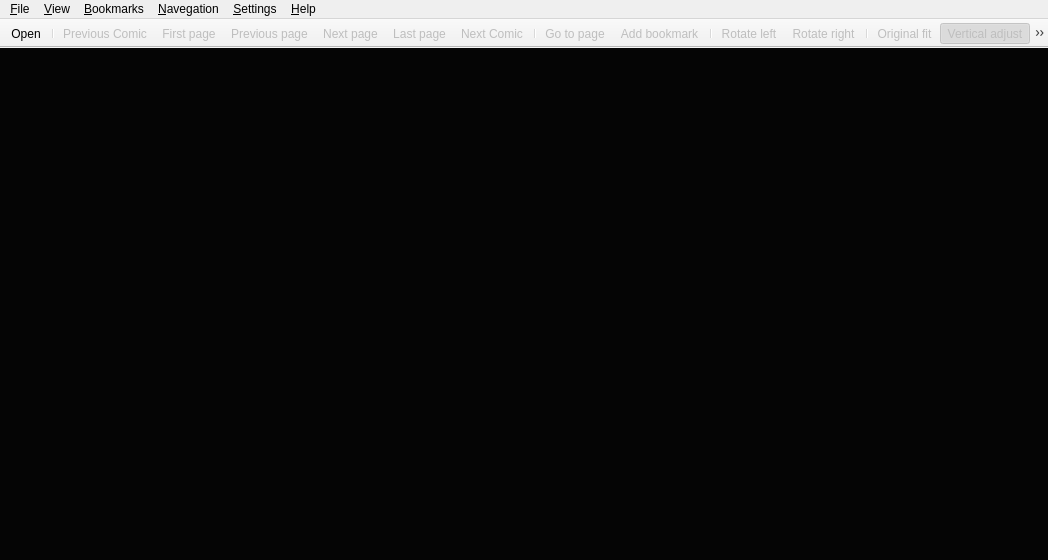
<?xml version="1.0" encoding="UTF-8"?>
<ui version="4.0">
 <author>Michell Stuttgart Faria</author>
 <class>MainWindow</class>
 <widget class="QMainWindow" name="MainWindow">
  <property name="geometry">
   <rect>
    <x>0</x>
    <y>0</y>
    <width>1048</width>
    <height>560</height>
   </rect>
  </property>
  <property name="sizePolicy">
   <sizepolicy hsizetype="Expanding" vsizetype="Expanding">
    <horstretch>0</horstretch>
    <verstretch>0</verstretch>
   </sizepolicy>
  </property>
  <property name="baseSize">
   <size>
    <width>0</width>
    <height>3</height>
   </size>
  </property>
  <property name="windowTitle">
   <string>Pynocchio Comic Reader</string>
  </property>
  <property name="windowIcon">
   <iconset resource="../resource/main_window.qrc">
    <normaloff>:/icons/pynocchio_icon_2.png</normaloff>:/icons/pynocchio_icon_2.png</iconset>
  </property>
  <property name="accessibleName">
   <string>Pyellow</string>
  </property>
  <property name="iconSize">
   <size>
    <width>22</width>
    <height>22</height>
   </size>
  </property>
  <property name="toolButtonStyle">
   <enum>Qt::ToolButtonIconOnly</enum>
  </property>
  <property name="documentMode">
   <bool>false</bool>
  </property>
  <property name="tabShape">
   <enum>QTabWidget::Rounded</enum>
  </property>
  <property name="dockNestingEnabled">
   <bool>false</bool>
  </property>
  <property name="unifiedTitleAndToolBarOnMac">
   <bool>true</bool>
  </property>
  <widget class="QWidget" name="centralwidget">
   <property name="sizePolicy">
    <sizepolicy hsizetype="Preferred" vsizetype="Preferred">
     <horstretch>0</horstretch>
     <verstretch>0</verstretch>
    </sizepolicy>
   </property>
   <property name="autoFillBackground">
    <bool>false</bool>
   </property>
   <layout class="QHBoxLayout" name="horizontalLayout">
    <property name="margin">
     <number>0</number>
    </property>
    <item>
     <layout class="QVBoxLayout" name="verticalLayout_2">
      <item>
       <widget class="Viewer" name="viewer">
        <property name="sizePolicy">
         <sizepolicy hsizetype="Expanding" vsizetype="Expanding">
          <horstretch>0</horstretch>
          <verstretch>0</verstretch>
         </sizepolicy>
        </property>
        <property name="focusPolicy">
         <enum>Qt::NoFocus</enum>
        </property>
        <property name="layoutDirection">
         <enum>Qt::LeftToRight</enum>
        </property>
        <property name="autoFillBackground">
         <bool>true</bool>
        </property>
        <property name="styleSheet">
         <string notr="true">background-color: rgb(5, 5, 5);</string>
        </property>
        <property name="frameShape">
         <enum>QFrame::HLine</enum>
        </property>
        <property name="frameShadow">
         <enum>QFrame::Plain</enum>
        </property>
        <property name="lineWidth">
         <number>0</number>
        </property>
        <property name="verticalScrollBarPolicy">
         <enum>Qt::ScrollBarAlwaysOff</enum>
        </property>
        <property name="horizontalScrollBarPolicy">
         <enum>Qt::ScrollBarAlwaysOff</enum>
        </property>
        <property name="widgetResizable">
         <bool>true</bool>
        </property>
        <property name="alignment">
         <set>Qt::AlignCenter</set>
        </property>
        <widget class="QWidget" name="scroll_area_widget_contents">
         <property name="geometry">
          <rect>
           <x>0</x>
           <y>0</y>
           <width>1046</width>
           <height>493</height>
          </rect>
         </property>
         <layout class="QVBoxLayout" name="verticalLayout">
          <property name="spacing">
           <number>0</number>
          </property>
          <property name="margin">
           <number>0</number>
          </property>
          <item>
           <widget class="QLabel" name="label">
            <property name="sizePolicy">
             <sizepolicy hsizetype="Preferred" vsizetype="Preferred">
              <horstretch>20</horstretch>
              <verstretch>20</verstretch>
             </sizepolicy>
            </property>
            <property name="mouseTracking">
             <bool>false</bool>
            </property>
            <property name="focusPolicy">
             <enum>Qt::ClickFocus</enum>
            </property>
            <property name="layoutDirection">
             <enum>Qt::LeftToRight</enum>
            </property>
            <property name="autoFillBackground">
             <bool>false</bool>
            </property>
            <property name="frameShape">
             <enum>QFrame::NoFrame</enum>
            </property>
            <property name="frameShadow">
             <enum>QFrame::Plain</enum>
            </property>
            <property name="lineWidth">
             <number>0</number>
            </property>
            <property name="midLineWidth">
             <number>0</number>
            </property>
            <property name="text">
             <string/>
            </property>
            <property name="textFormat">
             <enum>Qt::PlainText</enum>
            </property>
            <property name="pixmap">
             <pixmap resource="../resource/main_window.qrc">:/icons/pynocchio_icon_2.png</pixmap>
            </property>
            <property name="scaledContents">
             <bool>false</bool>
            </property>
            <property name="alignment">
             <set>Qt::AlignCenter</set>
            </property>
            <property name="margin">
             <number>0</number>
            </property>
           </widget>
          </item>
         </layout>
        </widget>
       </widget>
      </item>
     </layout>
    </item>
   </layout>
  </widget>
  <widget class="QMenuBar" name="menubar">
   <property name="geometry">
    <rect>
     <x>0</x>
     <y>0</y>
     <width>1048</width>
     <height>27</height>
    </rect>
   </property>
   <property name="sizePolicy">
    <sizepolicy hsizetype="Fixed" vsizetype="Fixed">
     <horstretch>0</horstretch>
     <verstretch>0</verstretch>
    </sizepolicy>
   </property>
   <property name="autoFillBackground">
    <bool>false</bool>
   </property>
   <widget class="QMenu" name="menu_file">
    <property name="title">
     <string>&amp;File</string>
    </property>
    <widget class="QMenu" name="menu_recent_files">
     <property name="title">
      <string>&amp;Recent files</string>
     </property>
     <property name="icon">
      <iconset resource="../resource/main_window.qrc">
       <normaloff>:/icons/elementary3-icon-theme/actions/48/document-open-recent.svg</normaloff>:/icons/elementary3-icon-theme/actions/48/document-open-recent.svg</iconset>
     </property>
    </widget>
    <addaction name="action_open"/>
    <addaction name="action_open_folder"/>
    <addaction name="action_save_image"/>
    <addaction name="menu_recent_files"/>
    <addaction name="separator"/>
    <addaction name="action_exit"/>
   </widget>
   <widget class="QMenu" name="menu_view">
    <property name="title">
     <string>&amp;View</string>
    </property>
    <addaction name="action_fullscreen"/>
    <addaction name="separator"/>
    <addaction name="action_original_fit"/>
    <addaction name="action_vertical_adjust"/>
    <addaction name="action_horizontal_adjust"/>
    <addaction name="action_best_fit"/>
    <addaction name="separator"/>
    <addaction name="action_rotate_left"/>
    <addaction name="action_rotate_right"/>
   </widget>
   <widget class="QMenu" name="menu_navegation">
    <property name="title">
     <string>&amp;Navegation</string>
    </property>
    <addaction name="action_next_page"/>
    <addaction name="action_previous_page"/>
    <addaction name="separator"/>
    <addaction name="action_first_page"/>
    <addaction name="action_last_page"/>
    <addaction name="separator"/>
    <addaction name="action_go_to_page"/>
    <addaction name="separator"/>
    <addaction name="action_next_comic"/>
    <addaction name="action_previous_comic"/>
   </widget>
   <widget class="QMenu" name="menu_Help">
    <property name="title">
     <string>&amp;Help</string>
    </property>
    <addaction name="action_about"/>
    <addaction name="action_about_qt"/>
   </widget>
   <widget class="QMenu" name="menu_Settings">
    <property name="title">
     <string>&amp;Settings</string>
    </property>
    <addaction name="action_show_toolbar"/>
    <addaction name="action_show_statusbar"/>
    <addaction name="separator"/>
    <addaction name="action_preference_dialog"/>
   </widget>
   <widget class="QMenu" name="menu_bookmarks">
    <property name="tearOffEnabled">
     <bool>false</bool>
    </property>
    <property name="title">
     <string>&amp;Bookmarks</string>
    </property>
    <property name="separatorsCollapsible">
     <bool>true</bool>
    </property>
    <widget class="QMenu" name="menu_recent_bookmarks">
     <property name="title">
      <string>&amp;Recente bookmarks</string>
     </property>
     <property name="icon">
      <iconset resource="../resource/main_window.qrc">
       <normaloff>:/icons/elementary3-icon-theme/actions/48/document-open-recent.svg</normaloff>:/icons/elementary3-icon-theme/actions/48/document-open-recent.svg</iconset>
     </property>
     <addaction name="action_bookmark_1"/>
     <addaction name="action_bookmark_2"/>
     <addaction name="action_bookmark_3"/>
     <addaction name="action_bookmark_4"/>
     <addaction name="action_bookmark_5"/>
    </widget>
    <addaction name="action_add_bookmark"/>
    <addaction name="action_remove_bookmark"/>
    <addaction name="separator"/>
    <addaction name="action_bookmark_manager"/>
    <addaction name="menu_recent_bookmarks"/>
   </widget>
   <addaction name="menu_file"/>
   <addaction name="menu_view"/>
   <addaction name="menu_bookmarks"/>
   <addaction name="menu_navegation"/>
   <addaction name="menu_Settings"/>
   <addaction name="menu_Help"/>
  </widget>
  <widget class="QToolBar" name="toolbar">
   <property name="enabled">
    <bool>true</bool>
   </property>
   <property name="sizePolicy">
    <sizepolicy hsizetype="Maximum" vsizetype="Maximum">
     <horstretch>0</horstretch>
     <verstretch>0</verstretch>
    </sizepolicy>
   </property>
   <property name="focusPolicy">
    <enum>Qt::ClickFocus</enum>
   </property>
   <property name="acceptDrops">
    <bool>true</bool>
   </property>
   <property name="windowTitle">
    <string>toolBar</string>
   </property>
   <property name="autoFillBackground">
    <bool>true</bool>
   </property>
   <property name="movable">
    <bool>false</bool>
   </property>
   <property name="toolButtonStyle">
    <enum>Qt::ToolButtonIconOnly</enum>
   </property>
   <property name="floatable">
    <bool>false</bool>
   </property>
   <attribute name="toolBarArea">
    <enum>TopToolBarArea</enum>
   </attribute>
   <attribute name="toolBarBreak">
    <bool>false</bool>
   </attribute>
   <addaction name="action_open"/>
   <addaction name="separator"/>
   <addaction name="action_previous_comic"/>
   <addaction name="action_first_page"/>
   <addaction name="action_previous_page"/>
   <addaction name="action_next_page"/>
   <addaction name="action_last_page"/>
   <addaction name="action_next_comic"/>
   <addaction name="separator"/>
   <addaction name="action_go_to_page"/>
   <addaction name="action_add_bookmark"/>
   <addaction name="separator"/>
   <addaction name="action_rotate_left"/>
   <addaction name="action_rotate_right"/>
   <addaction name="separator"/>
   <addaction name="action_original_fit"/>
   <addaction name="action_vertical_adjust"/>
   <addaction name="action_horizontal_adjust"/>
   <addaction name="action_best_fit"/>
   <addaction name="action_fullscreen"/>
   <addaction name="separator"/>
   <addaction name="action_exit"/>
  </widget>
  <action name="action_open">
   <property name="icon">
    <iconset resource="../resource/main_window.qrc">
     <normaloff>:/icons/elementary3-icon-theme/actions/48/archive-extract.svg</normaloff>:/icons/elementary3-icon-theme/actions/48/archive-extract.svg</iconset>
   </property>
   <property name="text">
    <string>&amp;Open</string>
   </property>
   <property name="shortcut">
    <string>Ctrl+O</string>
   </property>
   <property name="menuRole">
    <enum>QAction::TextHeuristicRole</enum>
   </property>
   <property name="iconVisibleInMenu">
    <bool>true</bool>
   </property>
  </action>
  <action name="action_about">
   <property name="icon">
    <iconset resource="../resource/main_window.qrc">
     <normaloff>:/icons/elementary3-icon-theme/actions/64/help-info.svg</normaloff>:/icons/elementary3-icon-theme/actions/64/help-info.svg</iconset>
   </property>
   <property name="text">
    <string>&amp;About Pynocchio</string>
   </property>
  </action>
  <action name="action_about_qt">
   <property name="text">
    <string>&amp;About Qt</string>
   </property>
  </action>
  <action name="action_exit">
   <property name="icon">
    <iconset resource="../resource/main_window.qrc">
     <normaloff>:/icons/elementary3-icon-theme/actions/48/application-exit.svg</normaloff>:/icons/elementary3-icon-theme/actions/48/application-exit.svg</iconset>
   </property>
   <property name="text">
    <string>&amp;Exit</string>
   </property>
   <property name="shortcut">
    <string>Ctrl+Q</string>
   </property>
  </action>
  <action name="action_next_page">
   <property name="enabled">
    <bool>false</bool>
   </property>
   <property name="icon">
    <iconset resource="../resource/main_window.qrc">
     <normaloff>:/icons/elementary3-icon-theme/actions/48/go-next.svg</normaloff>:/icons/elementary3-icon-theme/actions/48/go-next.svg</iconset>
   </property>
   <property name="text">
    <string>&amp;Next page</string>
   </property>
   <property name="shortcut">
    <string>Right</string>
   </property>
   <property name="shortcutContext">
    <enum>Qt::WidgetShortcut</enum>
   </property>
   <property name="visible">
    <bool>true</bool>
   </property>
   <property name="priority">
    <enum>QAction::NormalPriority</enum>
   </property>
  </action>
  <action name="action_previous_page">
   <property name="enabled">
    <bool>false</bool>
   </property>
   <property name="icon">
    <iconset resource="../resource/main_window.qrc">
     <normaloff>:/icons/elementary3-icon-theme/actions/48/go-previous.svg</normaloff>:/icons/elementary3-icon-theme/actions/48/go-previous.svg</iconset>
   </property>
   <property name="text">
    <string>&amp;Previous page</string>
   </property>
   <property name="shortcut">
    <string>Left</string>
   </property>
   <property name="shortcutContext">
    <enum>Qt::WidgetShortcut</enum>
   </property>
   <property name="visible">
    <bool>true</bool>
   </property>
  </action>
  <action name="action_first_page">
   <property name="enabled">
    <bool>false</bool>
   </property>
   <property name="icon">
    <iconset resource="../resource/main_window.qrc">
     <normaloff>:/icons/elementary3-icon-theme/actions/48/go-first.svg</normaloff>:/icons/elementary3-icon-theme/actions/48/go-first.svg</iconset>
   </property>
   <property name="text">
    <string>&amp;First page</string>
   </property>
   <property name="shortcut">
    <string>Ctrl+Left</string>
   </property>
   <property name="shortcutContext">
    <enum>Qt::WidgetShortcut</enum>
   </property>
  </action>
  <action name="action_last_page">
   <property name="enabled">
    <bool>false</bool>
   </property>
   <property name="icon">
    <iconset resource="../resource/main_window.qrc">
     <normaloff>:/icons/elementary3-icon-theme/actions/48/go-last.svg</normaloff>:/icons/elementary3-icon-theme/actions/48/go-last.svg</iconset>
   </property>
   <property name="text">
    <string>&amp;Last page</string>
   </property>
   <property name="shortcut">
    <string>Ctrl+Right</string>
   </property>
   <property name="shortcutContext">
    <enum>Qt::WidgetShortcut</enum>
   </property>
  </action>
  <action name="action_rotate_left">
   <property name="checkable">
    <bool>false</bool>
   </property>
   <property name="enabled">
    <bool>false</bool>
   </property>
   <property name="icon">
    <iconset resource="../resource/main_window.qrc">
     <normaloff>:/icons/elementary3-icon-theme/actions/48/object-rotate-left.svg</normaloff>:/icons/elementary3-icon-theme/actions/48/object-rotate-left.svg</iconset>
   </property>
   <property name="text">
    <string>&amp;Rotate left</string>
   </property>
   <property name="shortcut">
    <string>Ctrl+Shift+R</string>
   </property>
   <property name="shortcutContext">
    <enum>Qt::WidgetShortcut</enum>
   </property>
  </action>
  <action name="action_rotate_right">
   <property name="enabled">
    <bool>false</bool>
   </property>
   <property name="icon">
    <iconset resource="../resource/main_window.qrc">
     <normaloff>:/icons/elementary3-icon-theme/actions/48/object-rotate-right.svg</normaloff>:/icons/elementary3-icon-theme/actions/48/object-rotate-right.svg</iconset>
   </property>
   <property name="text">
    <string>&amp;Rotate right</string>
   </property>
   <property name="shortcut">
    <string>Ctrl+R</string>
   </property>
   <property name="shortcutContext">
    <enum>Qt::WidgetShortcut</enum>
   </property>
  </action>
  <action name="action_horizontal_adjust">
   <property name="checkable">
    <bool>true</bool>
   </property>
   <property name="checked">
    <bool>false</bool>
   </property>
   <property name="enabled">
    <bool>false</bool>
   </property>
   <property name="icon">
    <iconset resource="../resource/main_window.qrc">
     <normaloff>:/icons/freeiconmaker-icons/horizontal-fit.svg</normaloff>:/icons/freeiconmaker-icons/horizontal-fit.svg</iconset>
   </property>
   <property name="text">
    <string>&amp;Horizontal adjust</string>
   </property>
   <property name="shortcut">
    <string>Ctrl+K</string>
   </property>
   <property name="visible">
    <bool>true</bool>
   </property>
  </action>
  <action name="action_fullscreen">
   <property name="checkable">
    <bool>false</bool>
   </property>
   <property name="enabled">
    <bool>false</bool>
   </property>
   <property name="icon">
    <iconset resource="../resource/main_window.qrc">
     <normaloff>:/icons/freeiconmaker-icons/fullscreen.svg</normaloff>:/icons/freeiconmaker-icons/fullscreen.svg</iconset>
   </property>
   <property name="text">
    <string>&amp;Fullscreen</string>
   </property>
   <property name="shortcut">
    <string>F</string>
   </property>
   <property name="shortcutContext">
    <enum>Qt::WidgetShortcut</enum>
   </property>
  </action>
  <action name="action_go_to_page">
   <property name="enabled">
    <bool>false</bool>
   </property>
   <property name="icon">
    <iconset resource="../resource/main_window.qrc">
     <normaloff>:/icons/elementary3-icon-theme/actions/48/search.svg</normaloff>:/icons/elementary3-icon-theme/actions/48/search.svg</iconset>
   </property>
   <property name="text">
    <string>&amp;Go to page...</string>
   </property>
   <property name="shortcut">
    <string>Ctrl+G</string>
   </property>
  </action>
  <action name="action_original_fit">
   <property name="checkable">
    <bool>true</bool>
   </property>
   <property name="checked">
    <bool>false</bool>
   </property>
   <property name="enabled">
    <bool>false</bool>
   </property>
   <property name="icon">
    <iconset resource="../resource/main_window.qrc">
     <normaloff>:/icons/freeiconmaker-icons/original-fit.svg</normaloff>:/icons/freeiconmaker-icons/original-fit.svg</iconset>
   </property>
   <property name="text">
    <string>&amp;Original fit</string>
   </property>
   <property name="shortcut">
    <string>Ctrl+H</string>
   </property>
   <property name="shortcutContext">
    <enum>Qt::ApplicationShortcut</enum>
   </property>
   <property name="visible">
    <bool>true</bool>
   </property>
  </action>
  <action name="action_show_toolbar">
   <property name="checkable">
    <bool>true</bool>
   </property>
   <property name="checked">
    <bool>true</bool>
   </property>
   <property name="text">
    <string>&amp;Show Toolbar</string>
   </property>
  </action>
  <action name="action_show_statusbar">
   <property name="checkable">
    <bool>true</bool>
   </property>
   <property name="checked">
    <bool>true</bool>
   </property>
   <property name="text">
    <string>S&amp;how Statusbar</string>
   </property>
  </action>
  <action name="action_add_bookmark">
   <property name="enabled">
    <bool>false</bool>
   </property>
   <property name="icon">
    <iconset resource="../resource/main_window.qrc">
     <normaloff>:/icons/elementary3-icon-theme/actions/64/bookmark_add.svg</normaloff>:/icons/elementary3-icon-theme/actions/64/bookmark_add.svg</iconset>
   </property>
   <property name="text">
    <string>&amp;Add bookmark</string>
   </property>
   <property name="visible">
    <bool>true</bool>
   </property>
  </action>
  <action name="action_remove_bookmark">
   <property name="enabled">
    <bool>false</bool>
   </property>
   <property name="icon">
    <iconset resource="../resource/main_window.qrc">
     <normaloff>:/icons/elementary3-icon-theme/actions/64/stock_delete.svg</normaloff>:/icons/elementary3-icon-theme/actions/64/stock_delete.svg</iconset>
   </property>
   <property name="text">
    <string>&amp;Remove bookmark</string>
   </property>
  </action>
  <action name="action_bookmark_manager">
   <property name="icon">
    <iconset resource="../resource/main_window.qrc">
     <normaloff>:/icons/elementary3-icon-theme/apps/64/office-database.svg</normaloff>:/icons/elementary3-icon-theme/apps/64/office-database.svg</iconset>
   </property>
   <property name="text">
    <string>Bookmark &amp;manager</string>
   </property>
  </action>
  <action name="action_open_folder">
   <property name="text">
    <string>Open &amp;Folder</string>
   </property>
   <property name="visible">
    <bool>false</bool>
   </property>
   <property name="menuRole">
    <enum>QAction::TextHeuristicRole</enum>
   </property>
   <property name="iconVisibleInMenu">
    <bool>true</bool>
   </property>
  </action>
  <action name="action_next_comic">
   <property name="enabled">
    <bool>false</bool>
   </property>
   <property name="icon">
    <iconset resource="../resource/main_window.qrc">
     <normaloff>:/icons/elementary3-icon-theme/actions/48/media-skip-forward.svg</normaloff>:/icons/elementary3-icon-theme/actions/48/media-skip-forward.svg</iconset>
   </property>
   <property name="text">
    <string>Next Comic</string>
   </property>
   <property name="shortcut">
    <string>Ctrl+Shift+Right</string>
   </property>
   <property name="shortcutContext">
    <enum>Qt::WidgetShortcut</enum>
   </property>
  </action>
  <action name="action_previous_comic">
   <property name="enabled">
    <bool>false</bool>
   </property>
   <property name="icon">
    <iconset resource="../resource/main_window.qrc">
     <normaloff>:/icons/elementary3-icon-theme/actions/48/media-skip-backward.svg</normaloff>:/icons/elementary3-icon-theme/actions/48/media-skip-backward.svg</iconset>
   </property>
   <property name="text">
    <string>Previous Comic</string>
   </property>
   <property name="shortcut">
    <string>Ctrl+Shift+Left</string>
   </property>
   <property name="shortcutContext">
    <enum>Qt::WidgetShortcut</enum>
   </property>
  </action>
  <action name="action_preference_dialog">
   <property name="icon">
    <iconset resource="../resource/main_window.qrc">
     <normaloff>:/icons/elementary3-icon-theme/actions/48/document-properties.svg</normaloff>:/icons/elementary3-icon-theme/actions/48/document-properties.svg</iconset>
   </property>
   <property name="text">
    <string>Preferences</string>
   </property>
  </action>
  <action name="action_vertical_adjust">
   <property name="checkable">
    <bool>true</bool>
   </property>
   <property name="checked">
    <bool>true</bool>
   </property>
   <property name="enabled">
    <bool>false</bool>
   </property>
   <property name="icon">
    <iconset resource="../resource/main_window.qrc">
     <normaloff>:/icons/freeiconmaker-icons/vertical-fit.svg</normaloff>:/icons/freeiconmaker-icons/vertical-fit.svg</iconset>
   </property>
   <property name="text">
    <string>&amp;Vertical adjust</string>
   </property>
   <property name="shortcut">
    <string>Ctrl+J</string>
   </property>
   <property name="autoRepeat">
    <bool>true</bool>
   </property>
   <property name="visible">
    <bool>true</bool>
   </property>
  </action>
  <action name="action_best_fit">
   <property name="checkable">
    <bool>true</bool>
   </property>
   <property name="checked">
    <bool>false</bool>
   </property>
   <property name="enabled">
    <bool>false</bool>
   </property>
   <property name="icon">
    <iconset resource="../resource/main_window.qrc">
     <normaloff>:/icons/freeiconmaker-icons/best-fit.svg</normaloff>:/icons/freeiconmaker-icons/best-fit.svg</iconset>
   </property>
   <property name="text">
    <string>&amp;Whole page</string>
   </property>
   <property name="shortcut">
    <string>Ctrl+L</string>
   </property>
   <property name="visible">
    <bool>true</bool>
   </property>
  </action>
  <action name="action_save_image">
   <property name="enabled">
    <bool>false</bool>
   </property>
   <property name="icon">
    <iconset resource="../resource/main_window.qrc">
     <normaloff>:/icons/elementary3-icon-theme/actions/64/go-down.svg</normaloff>:/icons/elementary3-icon-theme/actions/64/go-down.svg</iconset>
   </property>
   <property name="text">
    <string>&amp;Save image</string>
   </property>
   <property name="whatsThis">
    <string>Save current image in disk.</string>
   </property>
   <property name="shortcut">
    <string>Ctrl+S</string>
   </property>
  </action>
  <action name="action_bookmark_1">
   <property name="icon">
    <iconset resource="../resource/main_window.qrc">
     <normaloff>:/icons/elementary3-icon-theme/actions/48/dialog-apply.svg</normaloff>:/icons/elementary3-icon-theme/actions/48/dialog-apply.svg</iconset>
   </property>
   <property name="text">
    <string notr="true">bookmark_1</string>
   </property>
   <property name="iconText">
    <string>bookmark</string>
   </property>
   <property name="toolTip">
    <string>bookmark</string>
   </property>
   <property name="visible">
    <bool>true</bool>
   </property>
  </action>
  <action name="action_bookmark_2">
   <property name="icon">
    <iconset resource="../resource/main_window.qrc">
     <normaloff>:/icons/elementary3-icon-theme/actions/48/dialog-apply.svg</normaloff>:/icons/elementary3-icon-theme/actions/48/dialog-apply.svg</iconset>
   </property>
   <property name="text">
    <string>bookmark_2</string>
   </property>
   <property name="visible">
    <bool>false</bool>
   </property>
  </action>
  <action name="action_bookmark_3">
   <property name="icon">
    <iconset resource="../resource/main_window.qrc">
     <normaloff>:/icons/elementary3-icon-theme/actions/48/dialog-apply.svg</normaloff>:/icons/elementary3-icon-theme/actions/48/dialog-apply.svg</iconset>
   </property>
   <property name="text">
    <string>bookmark_3</string>
   </property>
   <property name="visible">
    <bool>false</bool>
   </property>
  </action>
  <action name="action_bookmark_4">
   <property name="icon">
    <iconset resource="../resource/main_window.qrc">
     <normaloff>:/icons/elementary3-icon-theme/actions/48/dialog-apply.svg</normaloff>:/icons/elementary3-icon-theme/actions/48/dialog-apply.svg</iconset>
   </property>
   <property name="text">
    <string>bookmark_4</string>
   </property>
   <property name="visible">
    <bool>false</bool>
   </property>
  </action>
  <action name="action_bookmark_5">
   <property name="icon">
    <iconset resource="../resource/main_window.qrc">
     <normaloff>:/icons/elementary3-icon-theme/actions/48/dialog-apply.svg</normaloff>:/icons/elementary3-icon-theme/actions/48/dialog-apply.svg</iconset>
   </property>
   <property name="text">
    <string>bookmark_5</string>
   </property>
   <property name="visible">
    <bool>false</bool>
   </property>
  </action>
  <action name="actionTete">
   <property name="text">
    <string>tete</string>
   </property>
  </action>
 </widget>
 <customwidgets>
  <customwidget>
   <class>Viewer</class>
   <extends>QScrollArea</extends>
   <header location="global">viewer.h</header>
   <container>1</container>
  </customwidget>
 </customwidgets>
 <resources>
  <include location="../resource/main_window.qrc"/>
 </resources>
 <connections/>
 <designerdata>
  <property name="gridDeltaX">
   <number>10</number>
  </property>
  <property name="gridDeltaY">
   <number>10</number>
  </property>
  <property name="gridSnapX">
   <bool>true</bool>
  </property>
  <property name="gridSnapY">
   <bool>true</bool>
  </property>
  <property name="gridVisible">
   <bool>true</bool>
  </property>
 </designerdata>
</ui>
